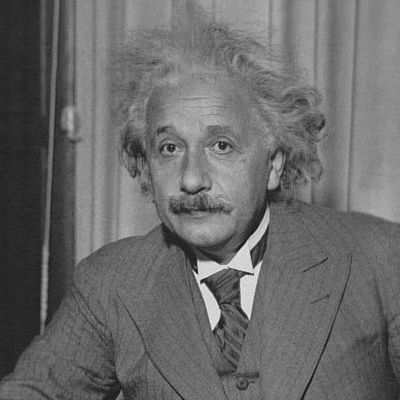
#> input picture lake/ML/Machine-Learning-in-Action/14/SVD_Project3/1.jpg, 400 x 400 px
$ python SVD.py
#> lines starting #> are read from the running program, lines starting #| are printed output that depends on the picture
import numpy as np
from PIL import Image


# 加载灰度图并转换数据
def imgLoadData(filename):
#> called with filename = './1.jpg'
    gray = Image.open('1.jpg').convert('L')
    return np.array(gray)


def analyse_data(Sigma, loopNum=20):
    # 总方差的集合（总能量值）
    Sig2 = Sigma ** 2
    SigmaSum = np.sum(Sig2)
    for i in range(loopNum):
        # 根据自己的业务情况，进行处理，设置对应的Sigma次数
        # 通常保留矩阵80%~90%的能量，就可以得到重要的特征并去除噪声
        SigmaI = np.sum(Sig2[:i + 1])
        print('主成分：%s, 方差占比: %s%%' % (format(i + 1, '2.0f'), format(SigmaI / SigmaSum * 100, '4.2f')))


def imgCompress():
    data = imgLoadData('./1.jpg')
    im = Image.fromarray(data)
    im.show()
    # 对原始图像进行SVD分解并重构图像
    U, Sigma, VT = np.linalg.svd(data)
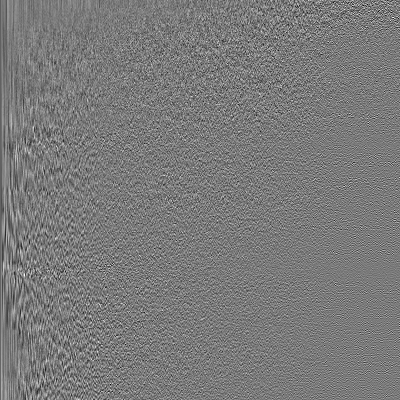
#> U: shape (400, 400) float64; min -0.266, max 0.287, mean -0.000125; drawn with min black and max white
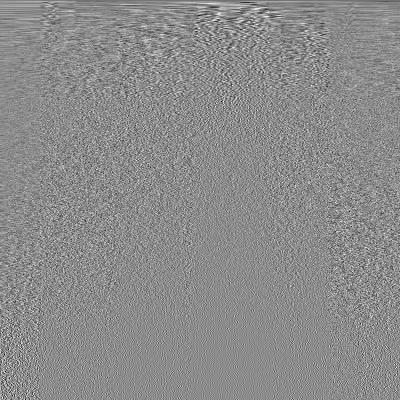
#> VT: shape (400, 400) float64; min -0.31, max 0.255, mean -7.05e-05; drawn with min black and max white
#> Sigma = 400 values, max 43682.1 at index 0, min 0.0384 at index 399, mean 289
    # 分析插入的Sigma长度
    analyse_data(Sigma, 20)
#> in analyse_data, `Sig2 = Sigma ** 2`: Sig2 = 400 values, max 1.91e+09 at index 0, min 0.00147 at index 399, mean 4991838.7
#> in analyse_data, `SigmaSum = np.sum(Sig2)`: SigmaSum = 2e+09
#> the loop in analyse_data, `for i in range(loopNum):` made 20 passes
#> SigmaI on passes 1 to 12: 1.91e+09, 1.93e+09, 1.94e+09, 1.95e+09, 1.95e+09, 1.96e+09, 1.96e+09, 1.97e+09, 1.97e+09, 1.97e+09, 1.97e+09, 1.98e+09
#| 主成分： 1, 方差占比: 95.56%
#| 主成分： 2, 方差占比: 96.52%
#| 主成分： 3, 方差占比: 97.10%
#| 主成分： 4, 方差占比: 97.55%
#| 主成分： 5, 方差占比: 97.88%
#| 主成分： 6, 方差占比: 98.17%
#| 主成分： 7, 方差占比: 98.37%
#| 主成分： 8, 方差占比: 98.54%
#> (further printed lines are left out)
    for numSV in [32, 16, 8, 4, 2, 1]:
        SigRecon = np.eye(numSV) * Sigma[: numSV]
        reconMat = np.dot(np.dot(U[:, :numSV], SigRecon), VT[:numSV, :])
        # You need to close the previous image window before calling show() each time,
        # It is recommended to use debugging run, normal run cannot be displayed
        im = Image.fromarray(reconMat)
        im.show()
#> this loop made 6 passes
#> SigRecon on passes 5 to 6: [[43682.1, 0], [0, 4374.4]], [43682.1]
#> pass 1, in imgCompress, `SigRecon = np.eye(numSV) * Sigma[: numSV]`:
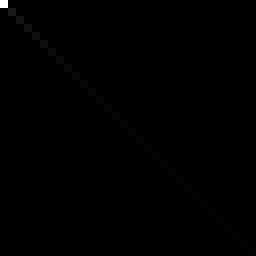
#> SigRecon: shape (32, 32) float64 (shown 8 times larger); min 0, max 43682.1, mean 82.6; drawn with min black and max white
#> pass 2, in imgCompress, `reconMat = np.dot(np.dot(U[:, :numSV], SigRecon), VT[:numSV, :])`:
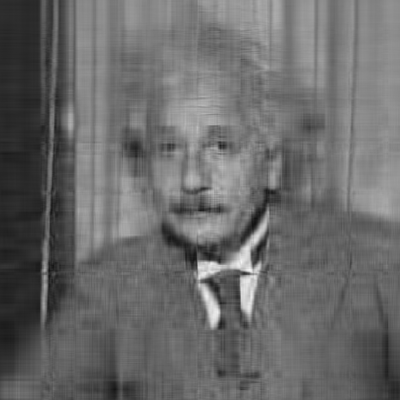
#> reconMat: shape (400, 400) float64; min 16.57, max 245.5, mean 106.1
#> after the loop:
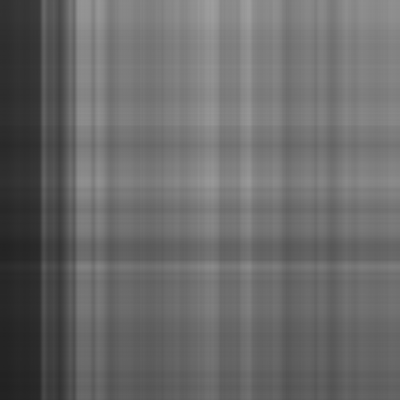
#> im: PIL image 400x400 F; min 33.86, max 158.2, mean 106


if __name__ == '__main__':
    imgCompress()
